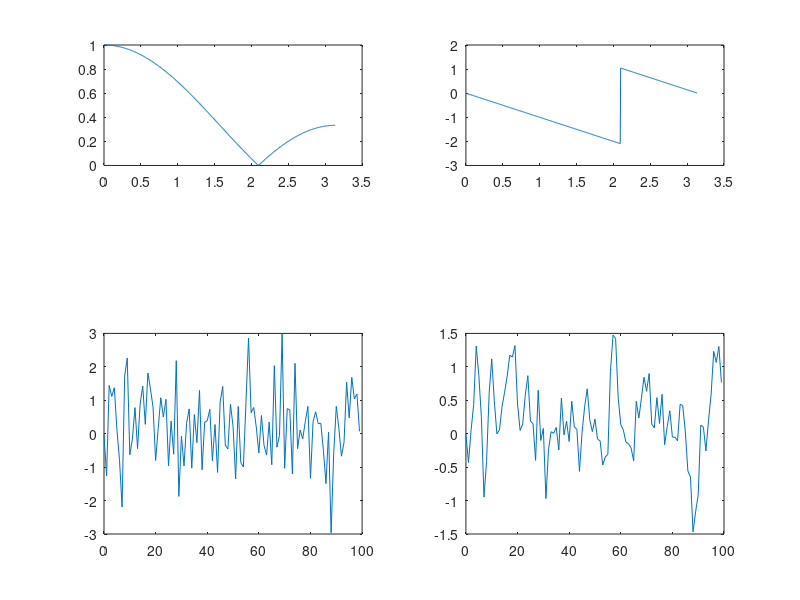

This chart was generated by the following MATLAB code:
clc;
clear all;
close all;
b = [1/3, 1/3, 1/3];
a = [1, 0, 0];
n = 512;
[h, w] = freqz(b, a, n);
subplot(321);
plot(w, abs(h));
subplot(322);
plot(w, angle(h));
n = 0:99;
x = (0.9.^n).*(n>=0);
w = randn(1, length(x));
z = x+w;
subplot(223);
plot(n, z);
y = filter(b, a ,z);
subplot(224);
plot(n, y);
